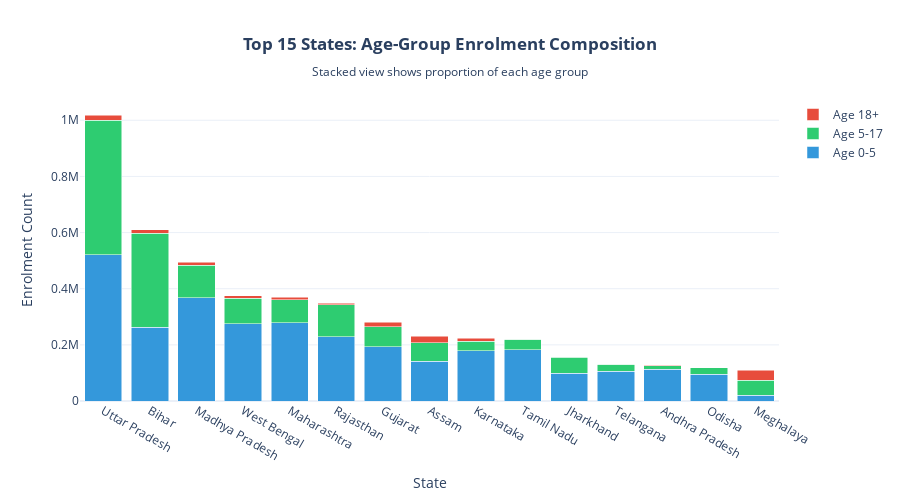

Write notebook code for a chart like this one.
### Code cell
# ==============================================================================
# VISUALIZATION 6: AGE-GROUP DISTRIBUTION BY STATE (Stacked Bar)
# ==============================================================================

top_states = state_enrol.nlargest(15, 'total_enrolment').copy()

fig_stacked = go.Figure()

fig_stacked.add_trace(go.Bar(
    x=top_states['state'],
    y=top_states['age_0_5'],
    name='Age 0-5',
    marker_color='#3498db'
))

fig_stacked.add_trace(go.Bar(
    x=top_states['state'],
    y=top_states['age_5_17'],
    name='Age 5-17',
    marker_color='#2ecc71'
))

fig_stacked.add_trace(go.Bar(
    x=top_states['state'],
    y=top_states['age_18_greater'],
    name='Age 18+',
    marker_color='#e74c3c'
))

fig_stacked.update_layout(
    barmode='stack',
    title='<b>Top 15 States: Age-Group Enrolment Composition</b><br><sub>Stacked view shows proportion of each age group</sub>',
    xaxis_title='State',
    yaxis_title='Enrolment Count',
    hovermode='x unified',
    height=500,
    template='plotly_white',
    title_x=0.5
)

fig_stacked.write_html('zdataoutput/06_age_group_stacked.html')
print("✓ Age-Group Distribution Stacked Chart Generated (saved to 06_age_group_stacked.html)")
fig_stacked.show()

### Figure 1 — Plotly figure (JSON) as saved in the notebook; plotly's stock layout.template omitted (floating-point values rounded to 4 significant figures)
{"data": [{"marker": {"color": "#3498db"}, "name": "Age 0-5", "type": "bar", "x": ["Uttar Pradesh", "Bihar", "Madhya Pradesh", "West Bengal", "Maharashtra", "Rajasthan", "Gujarat", "Assam", "Karnataka", "Tamil Nadu", "Jharkhand", "Telangana", "Andhra Pradesh", "Odisha", "Meghalaya"], "y": [521045, 262875, 367990, 275391, 278814, 229780, 193031, 141235, 179262, 182313, 98551, 105918, 112440, 95882, 21179]}, {"marker": {"color": "#2ecc71"}, "name": "Age 5-17", "type": "bar", "x": ["Uttar Pradesh", "Bihar", "Madhya Pradesh", "West Bengal", "Maharashtra", "Rajasthan", "Gujarat", "Assam", "Karnataka", "Tamil Nadu", "Jharkhand", "Telangana", "Andhra Pradesh", "Odisha", "Meghalaya"], "y": [479682, 334802, 116381, 91396, 82116, 113123, 71182, 66085, 33863, 37227, 57539, 24505, 13746, 22216, 53305]}, {"marker": {"color": "#e74c3c"}, "name": "Age 18+", "type": "bar", "x": ["Uttar Pradesh", "Bihar", "Madhya Pradesh", "West Bengal", "Maharashtra", "Rajasthan", "Gujarat", "Assam", "Karnataka", "Tamil Nadu", "Jharkhand", "Telangana", "Andhra Pradesh", "Odisha", "Meghalaya"], "y": [17902, 11908, 9599, 8510, 8209, 5555, 16336, 22877, 10110, 1249, 1449, 1151, 1495, 739, 35287]}], "layout": {"barmode": "stack", "height": 500, "hovermode": "x unified", "title": {"text": "<b>Top 15 States: Age-Group Enrolment Composition</b><br><sub>Stacked view shows proportion of each age group</sub>", "x": 0.5}, "xaxis": {"title": {"text": "State"}}, "yaxis": {"title": {"text": "Enrolment Count"}}}}
